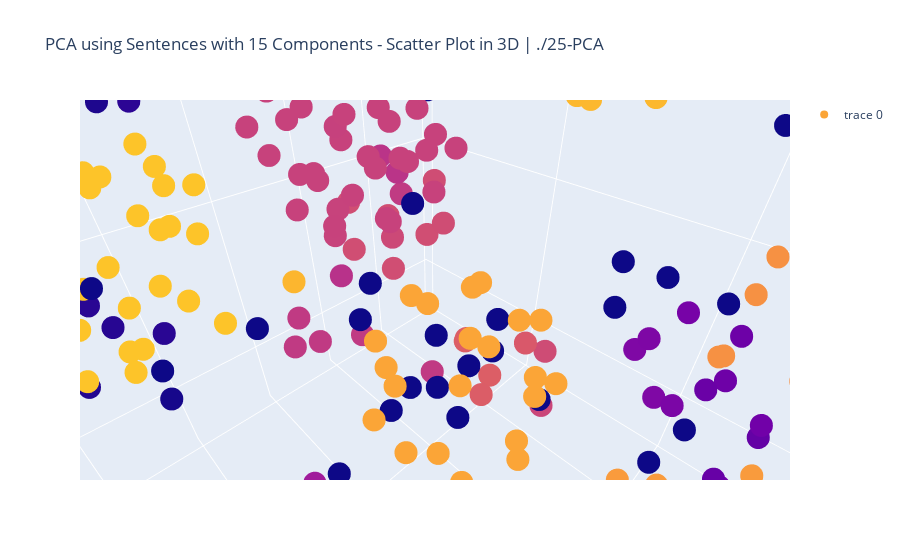

The notebook cell saved with this chart:
### Code cell
fig_3d.show()

### Figure 1 — Plotly figure (JSON) as saved in the notebook; plotly's stock layout.template omitted (floating-point values rounded to 4 significant figures; data arrays with more than 128 entries replaced by an {"elided": "..."} marker saying what was removed)
{"data": [{"marker": {"color": {"elided": "5736 int values"}, "colorscale": [[0, "#0d0887"], [0.1111, "#46039f"], [0.2222, "#7201a8"], [0.3333, "#9c179e"], [0.4444, "#bd3786"], [0.5556, "#d8576b"], [0.6667, "#ed7953"], [0.7778, "#fb9f3a"], [0.8889, "#fdca26"], [1, "#f0f921"]]}, "mode": "markers", "type": "scatter3d", "x": {"elided": "5736 float values"}, "y": {"elided": "5736 float values"}, "z": {"elided": "5736 float values"}}], "layout": {"autosize": true, "scene": {"aspectmode": "auto", "aspectratio": {"x": 0.956, "y": 1.003, "z": 1.043}, "camera": {"center": {"x": 0, "y": 0, "z": 0}, "eye": {"x": 0.01935, "y": 0.01935, "z": 0.01935}, "projection": {"type": "perspective"}, "up": {"x": 0, "y": 0, "z": 1}}}, "showlegend": true, "title": {"text": "PCA using Sentences with 15 Components - Scatter Plot in 3D | ./25-PCA"}}}
